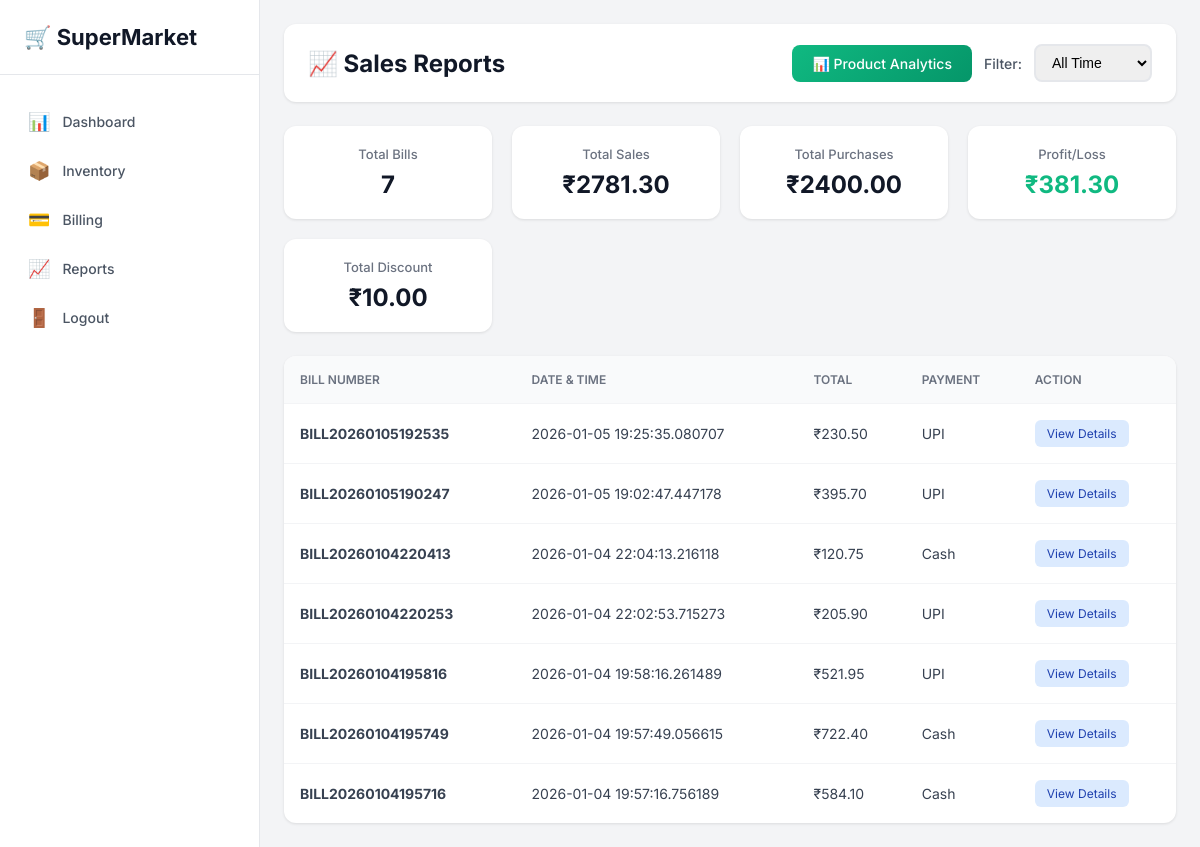
The app's page /reports (signed in) with its own data.
### tables this page shows
CREATE TABLE bills_new (
            id INTEGER PRIMARY KEY AUTOINCREMENT,
            bill_number TEXT UNIQUE,
            total REAL,
            discount REAL,
            payment_mode TEXT,
            bill_date TIMESTAMP DEFAULT CURRENT_TIMESTAMP,
            created_by INTEGER
        );

### app.py (the view)
@app.route("/reports")
@login_required
def reports():
    report_type = request.args.get('type', 'all')
    valid_types = ['daily', 'weekly', 'monthly', 'all']
    if report_type not in valid_types:
        report_type = 'all'
    conn = get_db_connection()
    cur = conn.cursor()
    if report_type == 'daily':
        date_filter = "DATE(bill_date) = DATE('now')"
    elif report_type == 'weekly':
        date_filter = "DATE(bill_date) >= DATE('now', '-7 days')"
    elif report_type == 'monthly':
        date_filter = "strftime('%Y-%m', bill_date) = strftime('%Y-%m', 'now')"
    else:  # all
        date_filter = "1=1"
    query = f"""
        SELECT bill_number, bill_date, total, payment_mode, id
        FROM bills_new
        WHERE {date_filter}
        ORDER BY bill_date DESC
    """
    cur.execute(query)
    bills = cur.fetchall()
    stats_query = f"""
        SELECT COUNT(*), COALESCE(SUM(total), 0), COALESCE(SUM(discount), 0)
        FROM bills_new
        WHERE {date_filter}
    """
    cur.execute(stats_query)
    stats_row = cur.fetchone()
    stats = (stats_row[0], stats_row[1], stats_row[2])
    if report_type == 'daily':
        purchase_date_filter = "DATE(p.created_at) = DATE('now')"
    elif report_type == 'weekly':
        purchase_date_filter = "DATE(p.created_at) >= DATE('now', '-7 days')"
    elif report_type == 'monthly':
        purchase_date_filter = "strftime('%Y-%m', p.created_at) = strftime('%Y-%m', 'now')"
    else:  # all
        purchase_date_filter = "1=1"
    purchase_query = f"""
        SELECT COALESCE(SUM(p.quantity * p.cost_price), 0) as total_purchases
        FROM purchases p
        WHERE {purchase_date_filter}
    """
    cur.execute(purchase_query)
    purchase_row = cur.fetchone()
    total_purchases = purchase_row[0] if purchase_row else 0
    conn.close()
    return render_template("reports.html", bills=bills, stats=stats, total_purchases=total_purchases, report_type=report_type)

### app.py (called while the page is built)
def get_db_connection():
    conn = sqlite3.connect("supermarket_saas.db")
    conn.row_factory = sqlite3.Row  # Enable column access by name
    return conn

def login_required(f):
    @wraps(f)
    def decorated(*args, **kwargs):
        if "user_id" not in session:
            flash("Please login first", "warning")
            return redirect(url_for("login"))
        return f(*args, **kwargs)
    return decorated

### templates/reports.html (shortened to what this page needs)
<!DOCTYPE html>
<html lang="en">
<head>
</head>
<body>
    <aside class="sidebar">
        <div class="logo"><h1>🛒 SuperMarket</h1></div>
        <ul class="nav-menu">
            <li class="nav-item"><a href="/dashboard" class="nav-link"><span>📊</span> Dashboard</a></li>
            <li class="nav-item"><a href="/inventory" class="nav-link"><span>📦</span> Inventory</a></li>
            <li class="nav-item"><a href="/billing" class="nav-link"><span>💳</span> Billing</a></li>
            <li class="nav-item"><a href="/reports" class="nav-link"><span>📈</span> Reports</a></li>
            <li class="nav-item"><a href="/logout" class="nav-link"><span>🚪</span> Logout</a></li>
        </ul>
    </aside>
    <main class="main-content">
        <div class="header">
            <h2>📈 Sales Reports</h2>
            <div style="display: flex; gap: 12px; align-items: center;">
                <a href="/product_analytics" class="btn btn-primary" style="background: linear-gradient(135deg, #10b981 0%, #059669 100%);">📊 Product Analytics</a>
                <form method="GET" class="filter-group">
                    <label>Filter:</label>
                    <select name="type" onchange="this.form.submit()">
                        <option value="all" {% if report_type == 'all' %}selected{% endif %}>All Time</option>
                    </select>
                </form>
            </div>
        </div>
        <div class="stats-grid">
            <div class="stat-card">
                <div class="stat-label">Total Bills</div>
                <div class="stat-value">{{ stats[0] }}</div>
            </div>
            <div class="stat-card">
                <div class="stat-label">Total Sales</div>
                <div class="stat-value">₹{{ "%.2f"|format(stats[1] or 0) }}</div>
            </div>
            <div class="stat-card">
                <div class="stat-label">Total Purchases</div>
                <div class="stat-value">₹{{ "%.2f"|format(total_purchases or 0) }}</div>
            </div>
            <div class="stat-card">
                <div class="stat-label">Profit/Loss</div>
                <div class="stat-value" style="color: {% if (stats[1] or 0) - (total_purchases or 0) >= 0 %}#10b981{% else %}#ef4444{% endif %}">₹{{ "%.2f"|format((stats[1] or 0) - (total_purchases or 0)) }}</div>
            </div>
            <div class="stat-card">
                <div class="stat-label">Total Discount</div>
                <div class="stat-value">₹{{ "%.2f"|format(stats[2] or 0) }}</div>
            </div>
        </div>
        <div class="table-container">
            {% if bills %}
            <table>
                <thead>
                    <tr>
                        <th>Bill Number</th>
                        <th>Date & Time</th>
                        <th>Total</th>
                        <th>Payment</th>
                        <th>Action</th>
                    </tr>
                </thead>
                <tbody>
                    {% for bill in bills %}
                    <tr>
                        <td><strong>{{ bill['bill_number'] }}</strong></td>
                        <td>{{ bill['bill_date'] }}</td>
                        <td>₹{{ "%.2f"|format(bill['total']) }}</td>
                        <td>{{ bill['payment_mode'] }}</td>
                        <td><a href="/view_bill/{{ bill['id'] }}" class="btn-view">View Details</a></td>
                    </tr>
                    {% endfor %}
                </tbody>
            </table>
            {% else %}
            <div class="empty-state">
                <h3>No bills found</h3>
                <p>No sales data available for this period</p>
            </div>
            {% endif %}
        </div>
    </main>
</body>
</html>

### templates/reports.html (style rules this page uses)
* { margin: 0; padding: 0; box-sizing: border-box; }
body { font-family: 'Inter', sans-serif; background: #f3f4f6; min-height: 100vh; }
.sidebar { position: fixed; left: 0; top: 0; bottom: 0; width: 260px; background: white; border-right: 1px solid #e5e7eb; padding: 24px 0; }
.logo { padding: 0 24px 24px; border-bottom: 1px solid #e5e7eb; margin-bottom: 24px; }
.logo h1 { font-size: 22px; color: #111827; font-weight: 700; }
.nav-menu { list-style: none; }
.nav-item { margin: 4px 12px; }
.nav-link { display: flex; align-items: center; padding: 12px 16px; color: #4b5563; text-decoration: none; border-radius: 8px; font-size: 14px; font-weight: 500; }
.nav-link span { margin-right: 12px; font-size: 18px; }
.main-content { margin-left: 260px; padding: 24px; }
.header { background: white; padding: 20px 24px; border-radius: 12px; margin-bottom: 24px; display: flex; justify-content: space-between; align-items: center; box-shadow: 0 1px 3px rgba(0,0,0,0.1); }
.header h2 { font-size: 24px; color: #111827; }
.filter-group { display: flex; align-items: center; gap: 12px; }
.filter-group label { font-size: 14px; color: #4b5563; font-weight: 500; }
select { padding: 8px 12px; border: 2px solid #e5e7eb; border-radius: 8px; font-size: 14px; cursor: pointer; transition: all 0.2s; }
.stats-grid { display: grid; grid-template-columns: repeat(auto-fit, minmax(200px, 1fr)); gap: 20px; margin-bottom: 24px; }
.stat-card { background: white; padding: 20px; border-radius: 12px; box-shadow: 0 1px 3px rgba(0,0,0,0.1); text-align: center; }
.stat-label { font-size: 13px; color: #6b7280; font-weight: 500; }
.stat-value { font-size: 24px; font-weight: 700; color: #111827; margin-top: 8px; }
.table-container { background: white; border-radius: 12px; box-shadow: 0 1px 3px rgba(0,0,0,0.1); overflow-x: auto; }
table { width: 100%; border-collapse: collapse; min-width: 600px; }
thead { background: #f9fafb; }
th { padding: 16px; text-align: left; font-size: 12px; font-weight: 600; color: #6b7280; text-transform: uppercase; }
td { padding: 16px; border-top: 1px solid #f3f4f6; font-size: 14px; color: #374151; }
.btn-view { background: #dbeafe; color: #1e40af; padding: 6px 12px; border-radius: 6px; font-size: 12px; text-decoration: none; display: inline-block; }
.btn { padding: 10px 20px; border: none; border-radius: 8px; font-size: 14px; font-weight: 500; cursor: pointer; text-decoration: none; display: inline-block; transition: all 0.2s; }
.btn-primary { background: linear-gradient(135deg, #667eea 0%, #764ba2 100%); color: white; }

### records on screen
bills_new: bill_number "BILL20260105192535", bill_date "2026-01-05 19:25:35.080707", total "230.50", payment_mode "UPI"
bills_new: bill_number "BILL20260105190247", bill_date "2026-01-05 19:02:47.447178", total "395.70", payment_mode "UPI"
bills_new: bill_number "BILL20260104220413", bill_date "2026-01-04 22:04:13.216118", total "120.75", payment_mode "Cash"
bills_new: bill_number "BILL20260104220253", bill_date "2026-01-04 22:02:53.715273", total "205.90", payment_mode "UPI"
bills_new: bill_number "BILL20260104195816", bill_date "2026-01-04 19:58:16.261489", total "521.95", payment_mode "UPI"
bills_new: bill_number "BILL20260104195749", bill_date "2026-01-04 19:57:49.056615", total "722.40", payment_mode "Cash"
bills_new: bill_number "BILL20260104195716", bill_date "2026-01-04 19:57:16.756189", total "584.10", payment_mode "Cash"

### other values on screen
{{ stats[0] }} "7"
{{ "%.2f"|format(stats[1] or 0) }} "2781.30"
{{ "%.2f"|format(total_purchases or 0) }} "2400.00"
{{ "%.2f"|format((stats[1] or 0) - (total_purchases or 0)) }} "381.30"
{{ "%.2f"|format(stats[2] or 0) }} "10.00"
